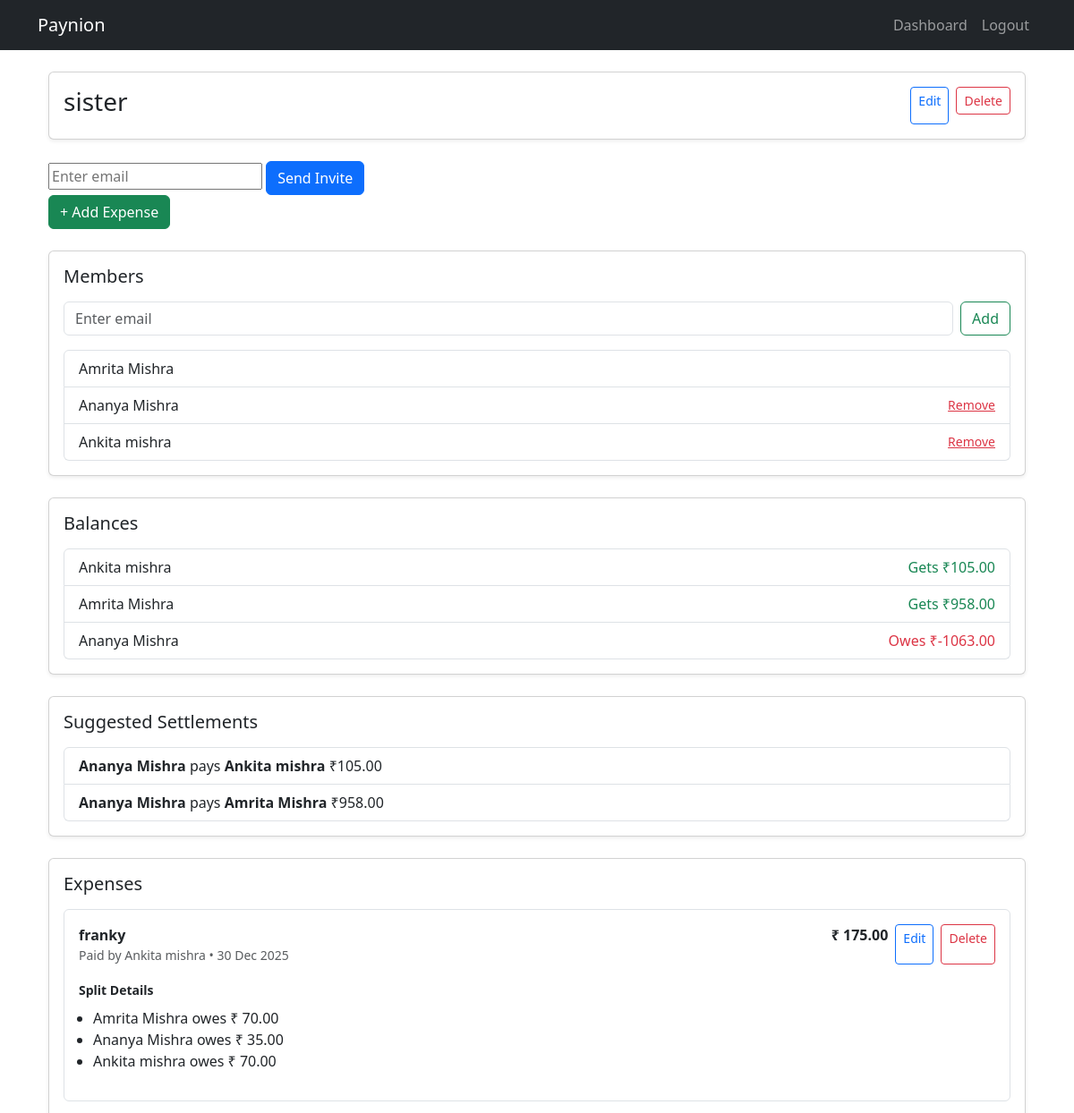
Before: /groups/detail/2/ (signed in, upper part) with the older database file.
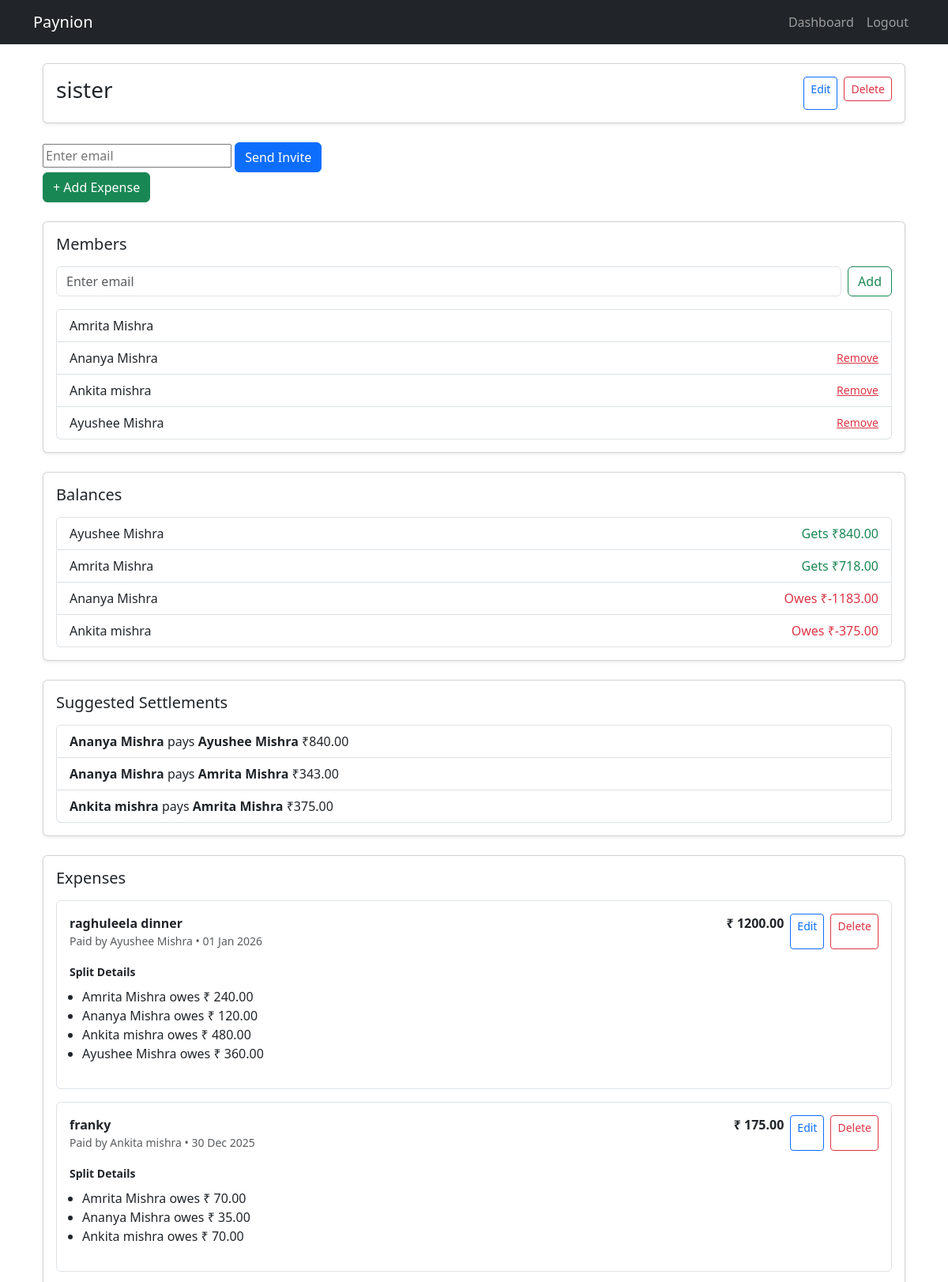
After: the same page with the newer database file.
### accounts/models.py (models this page shows, shortened)
class CustomUser(AbstractUser):
    email = models.EmailField(unique=True)
    full_name = models.CharField(max_length=255)
    phone = models.CharField(max_length=10, blank=True, null=True)
    profile_image = models.ImageField(upload_to=user_profile_path, default='default_profile.png')
    bio = models.CharField(max_length=255, blank=True, null=True)
    USERNAME_FIELD = 'email'
    REQUIRED_FIELDS = ['username', 'full_name']   # keep username but don't use for login

### expenses/models.py (models this page shows, shortened)
class Expense(models.Model):
    SPLIT_TYPES = [
        ("equal", "Equal"),
        ("percentage", "Percentage"),
        ("custom", "Custom"),
    ]
    group = models.ForeignKey(Group, on_delete=models.CASCADE, related_name="expenses")
    amount = models.DecimalField(max_digits=10, decimal_places=2)
    description = models.CharField(max_length=255)
    paid_by = models.ForeignKey(User, on_delete=models.CASCADE, related_name="paid_expenses")
    split_type = models.CharField(max_length=20, choices=SPLIT_TYPES, default="equal")
    created_at = models.DateTimeField(auto_now_add=True)
    class Meta:
        ordering = ["-created_at"]   # 🔥 newest expense first

class ExpenseSplit(models.Model):
    expense = models.ForeignKey(Expense, on_delete=models.CASCADE, related_name="splits")
    user = models.ForeignKey(User, on_delete=models.CASCADE, related_name="expense_splits")
    amount = models.DecimalField(max_digits=10, decimal_places=2)

### groups/views.py (the view)
# urls.py: path("detail/<int:group_id>/", views.group_detail, name="group_detail"),
@login_required
def group_detail(request, group_id):
    group = get_object_or_404(Group, id=group_id)
    expenses = group.expenses.all().order_by("-created_at")
    balances = calculate_group_balances(group)
    settlements = calculate_settlements(balances)
    is_admin = request.user == group.created_by
    return render(request, "groups/group_detail.html", {
        "group": group,
        "expenses": expenses,
        "balances": balances,
        "settlements": settlements,
        "is_admin": is_admin,
    })

### expenses/utils.py (called while the page is built)
def calculate_group_balances(group):
    balances = defaultdict(float)
    for expense in group.expenses.all():
        balances[expense.paid_by] += float(expense.amount)
        for split in expense.splits.all():
            balances[split.user] -= float(split.amount)
    return dict(balances)

def calculate_settlements(balances):
    creditors = []
    debtors = []
    for user, amount in balances.items():
        if amount > 0:
            creditors.append([user, amount])
        elif amount < 0:
            debtors.append([user, -amount])  # store positive debt
    settlements = []
    i = j = 0
    while i < len(debtors) and j < len(creditors):
        debtor, debt = debtors[i]
        creditor, credit = creditors[j]
        settled_amount = min(debt, credit)
        settlements.append({
            "from": debtor,
            "to": creditor,
            "amount": settled_amount
        })
        debtors[i][1] -= settled_amount
        creditors[j][1] -= settled_amount
        if debtors[i][1] == 0:
            i += 1
        if creditors[j][1] == 0:
            j += 1
    return settlements

### groups/templates/groups/group_detail.html (shortened to what the changed rows need)
{% extends "base.html" %}
{% block content %}
<div class="container mt-4">
  <div class="card shadow-sm mb-4">
    <div class="card-body">
      <ul class="list-group">
        {% for member in group.members.all %}
        <li class="list-group-item d-flex justify-content-between align-items-center">
          {{ member.full_name }}
          {% if request.user == group.created_by and member != request.user %}
          <a href="{% url 'groups:remove_member' group.id member.id %}"
             class="text-danger small"
             onclick="return confirm('Remove this member?');">
            Remove
          </a>
          {% endif %}
        </li>
        {% endfor %}
      </ul>
    </div>
  </div>
    <div class="card shadow-sm mb-4">
      <div class="card-body">
        <ul class="list-group">
          {% for user, balance in balances.items %}
            <li class="list-group-item d-flex justify-content-between">
              <span>{{ user.full_name }}</span>
              {% if balance > 0 %}
                <span class="text-success">Gets ₹{{ balance|floatformat:2 }}</span>
              {% elif balance < 0 %}
                <span class="text-danger">Owes ₹{{ balance|floatformat:2 }}</span>
              {% else %}
                <span class="text-muted">Settled</span>
              {% endif %}
            </li>
          {% endfor %}
        </ul>
      </div>
    </div>
    <div class="card shadow-sm mb-4">
      <div class="card-body">
        {% if settlements %}
          <ul class="list-group">
            {% for s in settlements %}
            <li class="list-group-item">
              <strong>{{ s.from.full_name }}</strong>
              pays
              <strong>{{ s.to.full_name }}</strong>
              ₹{{ s.amount|floatformat:2 }}
            </li>
            {% endfor %}
          </ul>
        {% else %}
          <p class="text-muted">All settled 🎉</p>
        {% endif %}
      </div>
    </div>
  <div class="card shadow-sm">
    <div class="card-body">
      {% for exp in expenses %}
      <div class="border rounded p-3 mb-3">
        <div class="d-flex justify-content-between">
          <div>
            <strong>{{ exp.description }}</strong>
            <div class="text-muted small">
              Paid by {{ exp.paid_by.full_name }} • {{ exp.created_at|date:"d M Y" }}
            </div>
          </div>
          <div class="d-flex gap-2">
            <span class="fw-semibold">₹ {{ exp.amount }}</span>
            <a href="{% url 'edit_expense' exp.id %}" class="btn btn-sm btn-outline-primary">Edit</a>
            <a href="{% url 'delete_expense' exp.id %}"
               class="btn btn-sm btn-outline-danger"
               onclick="return confirm('Delete expense?');">
              Delete
            </a>
          </div>
        </div>
        <div class="mt-3">
          <small class="fw-semibold">Split Details</small>
          <ul class="mt-2 ps-3">
            {% for split in exp.splits.all %}
            <li>{{ split.user.full_name }} owes ₹ {{ split.amount }}</li>
            {% empty %}
            <li class="text-muted">Split not calculated</li>
            {% endfor %}
          </ul>
        </div>
      </div>
      {% empty %}
      <p class="text-muted">No expenses yet.</p>
      {% endfor %}
    </div>
  </div>
</div>
{% endblock %}

Changed rows visible on the page:
changed CustomUser (number 1 of 4 on the later page): balance "958.00" → "718.00"
computed for CustomUser "Ananya Mishra": balance "-1063.00" → "-1183.00"; to.full_name "Ankita mishra" → "Ayushee Mishra"; amount "105.00" → "840.00"; amount "958.00" → "343.00"
now on one of the page's lists (row unchanged): CustomUser: from.full_name "Ankita mishra", to.full_name "Amrita Mishra"
shown differently, row unchanged: CustomUser "Ankita mishra": balance "105.00" → "-375.00"; text "Gets ₹" → "Owes ₹"; moves down the list
added CustomUser: full_name "Ayushee Mishra", shows "Remove", balance "840.00"
added Expense: description "raghuleela dinner", paid_by.full_name "Ayushee Mishra", created_at "01 Jan 2026", amount "1200.00"
added ExpenseSplit: user.full_name "Amrita Mishra", amount "240.00", shown under "raghuleela dinner"
added ExpenseSplit: user.full_name "Ananya Mishra", amount "120.00", shown under "raghuleela dinner"
added ExpenseSplit: user.full_name "Ankita mishra", amount "480.00", shown under "raghuleela dinner"
added ExpenseSplit: user.full_name "Ayushee Mishra", amount "360.00", shown under "raghuleela dinner"
